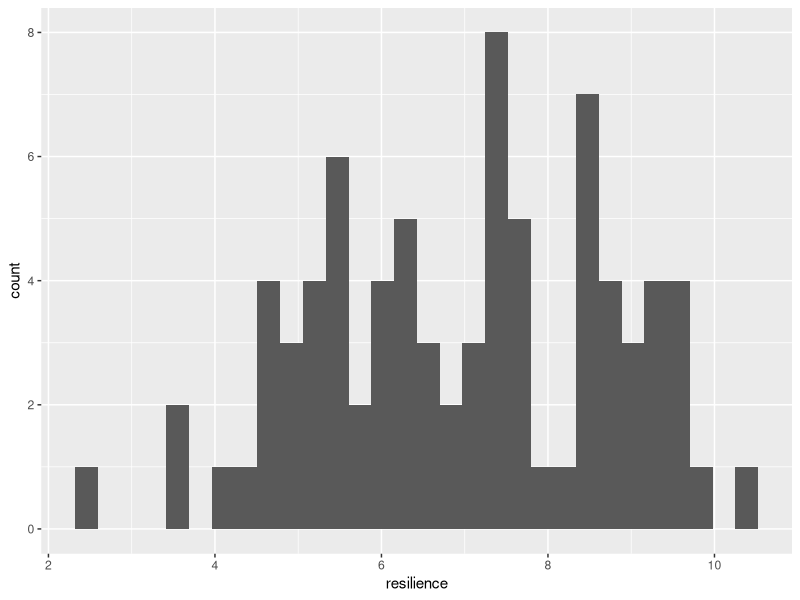
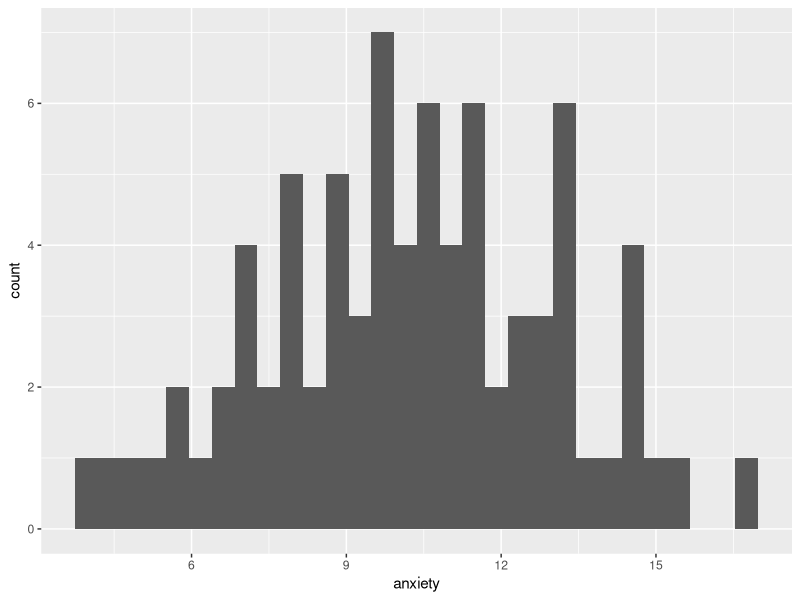
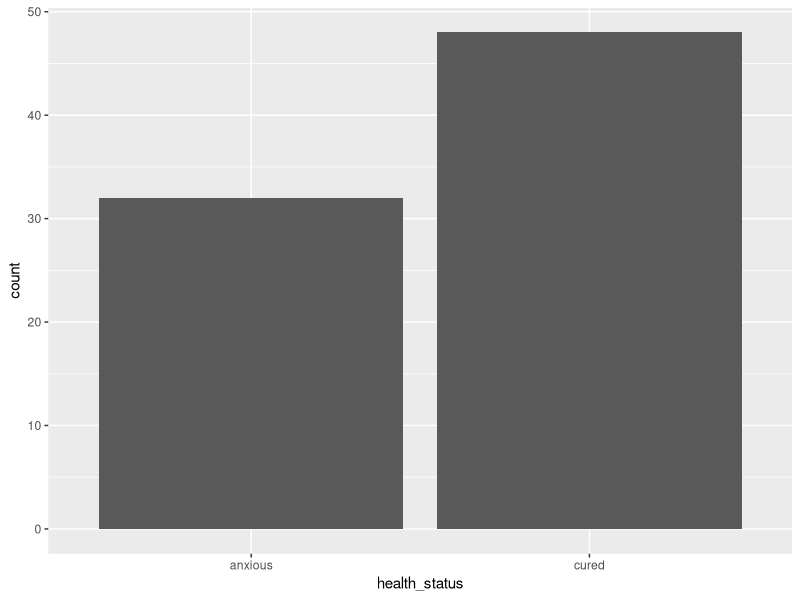
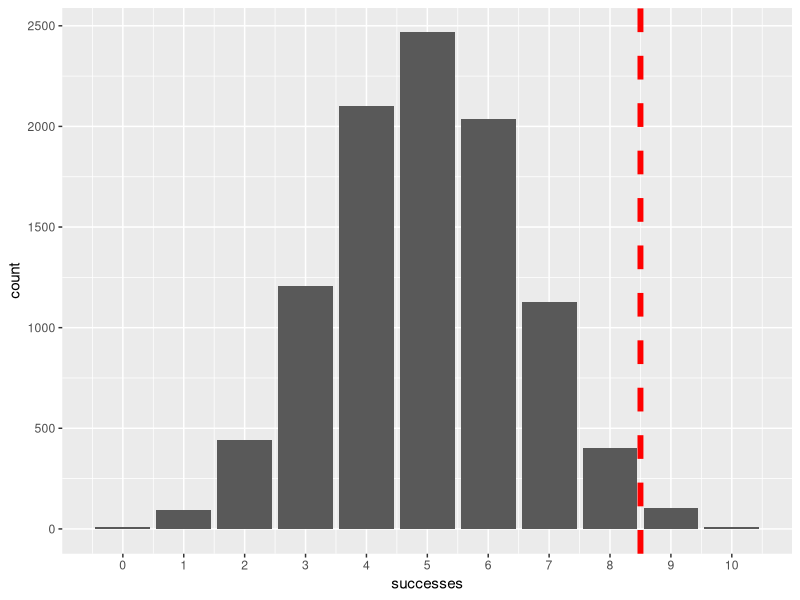
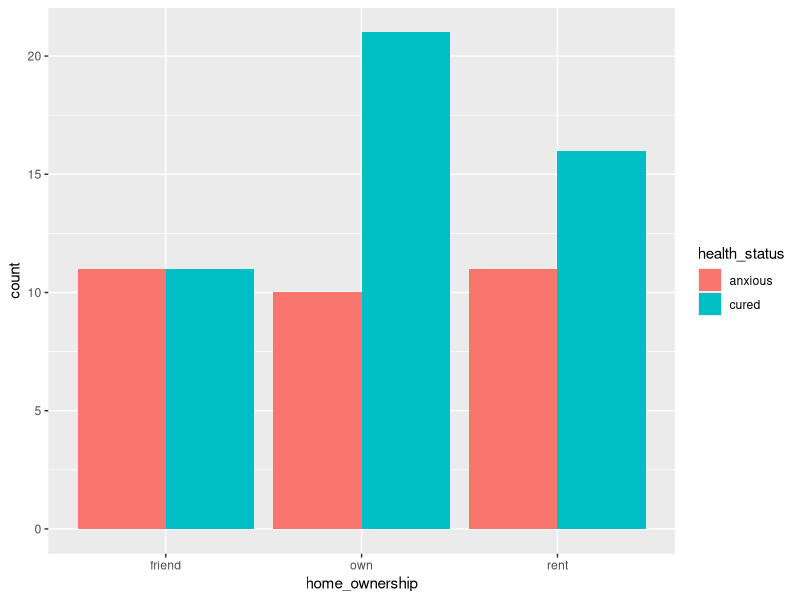
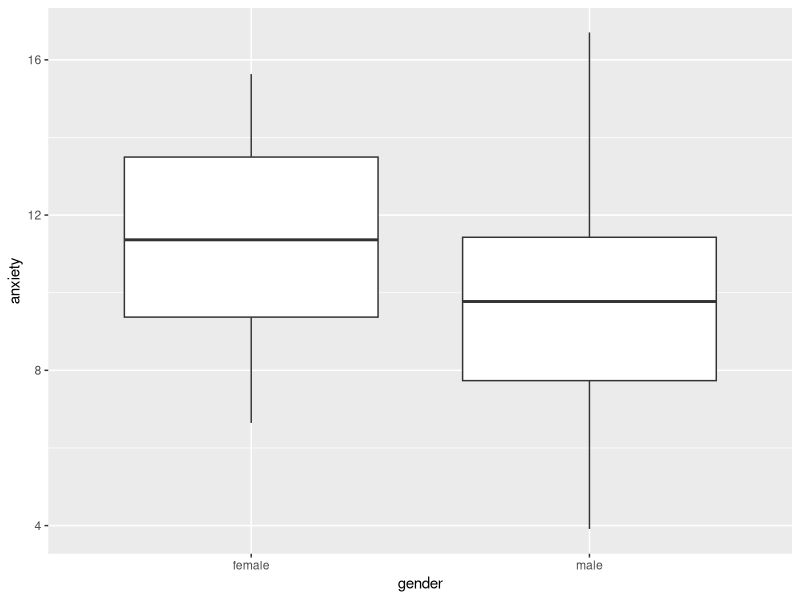
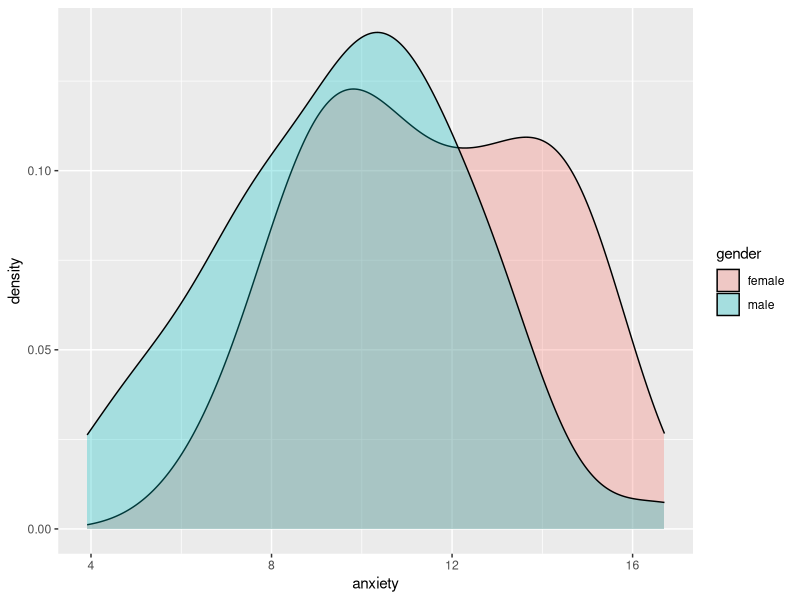
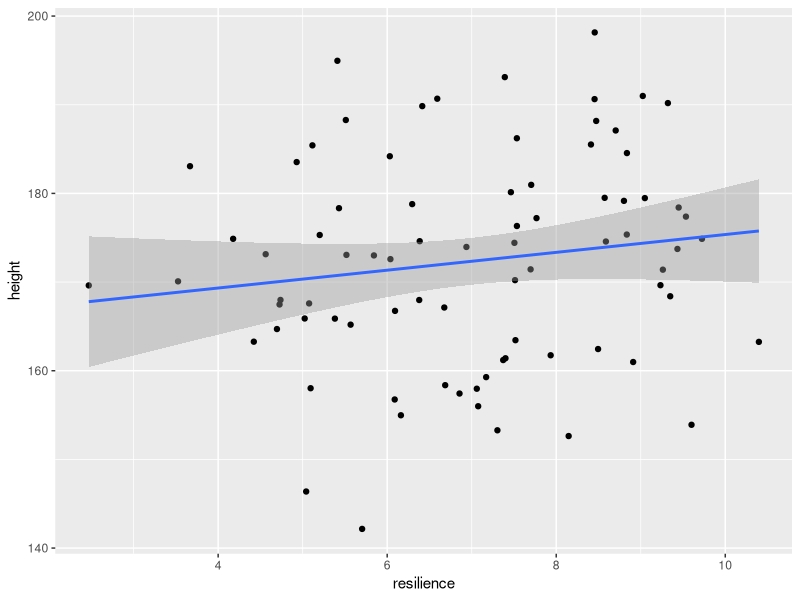

These charts were generated, in order, by the following R code:
# ---	
# title: "Seminar_5"	
# author: "Zoltan Kekecs"	
# date: "9 oktober 2019"	
# output: html_document	
# ---	


	


# # Ket valtozo kapcsolatanak vizsgalata, statisztikai inferencia	

# ## Az ora celja	

# Az ora celja hogy megismerkedjunk a statisztikai inferencia alapjaival ket valtozo kapcsolatanak elemzesen keresztul.	

# ## Package-ek betoltese	


if (!require("tidyverse")) install.packages("tidyverse")	
library(tidyverse) # for dplyr and ggplot2	


# ## Adatgeneralas az orahoz	

# Az alabbi kod adatokat general a szamunkra. Az adatgeneralashoz hasznlalt kod megertese ezen a szinten meg nem szukseges. 	


n_per_group = 40	
	
base_height_mean = 164	
base_height_sd = 10	
base_anxiety_mean = 18	
base_anxiety_sd = 2	
resilience_mean = 7	
resilience_sd = 2	
	
treatment_effect = - 3	
resilience_effect = - 0.8	
	
gender_bias = 0.7	
gender_effect = - 1	
gender_effect_on_height = 12	
	
	
treatment <- rep(c(1, 0), each = n_per_group)	
set.seed(1)	
	
gender_num <- rbinom(n = n_per_group * 2, size = 1, prob = 0.7)	
gender <- NA	
gender[gender_num == 0] = "female"	
gender[gender_num == 1] = "male"	
	
set.seed(2)	
home_ownership <- sample(c("own", "rent", "friend"), n_per_group * 2, replace = T)	
	
set.seed(3)	
resilience <- rnorm(mean = resilience_mean, sd = resilience_sd, n = n_per_group*2)	
	
set.seed(6)	
anxiety_base <- rnorm(mean = base_anxiety_mean, sd = base_anxiety_sd, n = n_per_group*2)	
anxiety <- anxiety_base + treatment * treatment_effect + resilience * resilience_effect + gender_num * gender_effect	
participant_ID <- paste0("ID_", 1:(n_per_group*2))	
	
set.seed(5)	
height_base <- rnorm(mean = base_height_mean, sd = base_height_sd, n = n_per_group*2)	
height <- height_base + gender_num * gender_effect_on_height	
	
	
group <- rep(NA, n_per_group*2)	
group[treatment == 0] = "control"	
group[treatment == 1] = "treatment"	
	
health_status <- rep(NA, n_per_group*2)	
health_status[anxiety < 11] = "cured"	
health_status[anxiety >= 11] = "anxious"	
	
data <- data.frame(participant_ID)	
data = cbind(data, gender, group, resilience, anxiety, health_status, home_ownership, height)	
data = as_tibble(data)	
	
data = data %>% 	
  mutate(gender = factor(gender))	
	
data = data %>% 	
  mutate(group = factor(group))	
	
data = data %>% 	
  mutate(health_status = factor(health_status))	
	
data = data %>% 	
  mutate(home_ownership = factor(home_ownership))	
	
data	
	
cor(height_base, resilience)	
	



# ## Adatellenorzes	

# Mint mindig, elemzes elott ellenorizzuk, hogy az adattal minden rendben van-e!	

# Lathatjuk, hogy 5 valtozo van az adattablaban. 	

# - participant_ID - reszvevo azonositoja	
# - gender - nem
# - group - csoporttagsag, ez egy faktor valtozo aminek ket szintje van: "treatment" (kezelt csoport), es "control" (kontrol csoport). A "treatment" csoport kapott kezelest, mig a "control" csoport nem kapott kezelest.	
# - resilience - reziliancia: a nehezsegekkel valo megkuzdes kepessege, ez egy szemlyes kepesseg, olyasmi mint a szemelyisegvonasok	
# - anxiety - szorongas szint	
# - health_status - a klinikai kriteriumok alapjan szorongonak vagy gyogyultnak tekintheto a szemely 	
# - home_ownership - lakhatasi helyzet: harom szintje van az alapjan hogy a szemely hol lakik: "friend" - baratnal vagy csaladnal lakik, "own" - sajat tulajdonu lakasban lakik, "rent" - berelt lakasban lakik, 
# - height - magassag


# Mondjuk hogy az adatok egy randomizalt kontrollalt klinikai kutatas eredmenyeibol szarmaznak, ahol a pszichoterapia hatekonysagat teszteltek. Olyan szemelyeket vontak be a kutatasba, akik egy hurrikan aldozatai voltak, es szorongassal kuszkodtek. A szemelyeknel felmertek a reziliancia szintjet, majd veletlenszeruen osztottak a szemelyeket egy kezelesi vagy egy kontrol csoportba. Ezt kovetoen a kezelesi csoport pszichoterapiat kapott 6 heten keresztul heti egyszer, mig a kontrol csoport nem kapott kezelest. A vizsgalat vegen megmertek a szemelyek szorongasszintjet, es a klinikai kriteriumok alapjan meghataroztak, hogy a szemely gyogyulnak, vagy szorongonak szamit-e.	




data	
	
data %>% 	
  summary()	
	
data %>% 	
  ggplot() +	
    aes(x = resilience) +	
    geom_histogram()	
	
data %>% 	
  ggplot() +	
    aes(x = anxiety) +	
    geom_histogram()	
	
data %>% 	
  ggplot() +	
    aes(x = health_status) +	
    geom_bar()	
	
set.seed(Sys.time())	


# ## Hipotezisek	

# Vizsgaljuk meg kutatasban szereplo valtozok osszefuggeset a hipotezisek menten.	

# Erre eloszor feltaro elemzest hasznalunk.	

# A kutatas hipotezise a kovetkezok voltak:	

# 1. Tobb a ferfi mint a no ebben a klinikai mintaban (**gender** vs. 50%).	
# 2. A pszichoterapiat kapo csoportban a terapia utan kevesebb lesz a klinikai kriteriumok alapjan szorongonak szamito szemely (**health_status** vs. **group**)	
# 3. A terapias csoportban alacsonyabb lesz a szorongas atlaga a kutatas vegere mint a kontrol csoportban (**anxiety** vs. **group**)	
# 4. A reziliancia es a kutatas vegen mert szorongasszint negativ osszefuggest fog mutatni (vagyis aki reziliensebb, annal alacsonyabb szorongasszintet fognak merni a kutatas vegen)  (**anxiety** vs. **resilience**)	


# ## Hipotezisteszteles	

# A statisztikai inferencia, es hipotezis teszteles soran az a celunk, hogy megallapitsuk, letezik-e egy bizonyos hatas vagy kapcsolat. De ezt a **null-hipotezis szignifikancia teszteles (NHST)** soran egy forditott logikaval tesszuk: azt allapitjuk meg, hogy mekkora a valoszinusege hogy az altalunk megfigyelt eredmenyt (vagy annal meg extremebb eredmenyt) kapjunk, amennyiben a null-hipotezis igaz.	

# Egy egyszeru pelda: az a sejtesem, hogy egy penzerme cinkelt, megpedig ugy hogy nagy valoszinuseggel fej legyen az eredmeny amikor feldobjuk. Ebben az esetben a null-hipotezisem az, hogy az erme nem cinkelt, vagyis ugyan akkora a valoszinusege fejet es irast kapni eredmenykent, ha feldobjuk.	

# - H1: cinkelt erme	
# - H0: nem cinkelt erme	

# Tegyuk fel hogy 10-szer feldobjuk az ermet, es 9-szer fejet dobunk. Mekkora a valoszinusege, hogy az erme cinkelt? Ezt nem tudjuk megmondani. Tobbek kozott azert sem mert nem tudjuk, mennyire lehet cinkelve. Viszont azt meg tudjuk mondani, hogy mekkora a valoszinusege, hogy ezt az eredmenyt kapnank, ha az erme **NINCS** cinkelve.	

# Annak a valoszinusege, hogy legalabb 9-szer (vagy tobbszor) fejet dobok 10 dobasbol egy nem cinkelt ermevel, p = 0.0107 (nagyjabol 1%). 	


	
probability_of_heads_if_H0_is_true <- 0.5	
	
heads <- 9	
total_flips <- 10	
probability_of_result = 1-pbinom(heads-1, total_flips, probability_of_heads_if_H0_is_true)	
	
probability_of_result	



# Ez a valoszinuseg maskepp leforditva azt jelenti, hogy ha ugyan ezt a kiserletet 100 szor megismetelnenk (mindegyikben 10 dobassal), akkor a 100 kiserletbol csak atlagosan 1-szer varnanak, hogy 9 vagy tobb fejet kapjunk. 	

# Ezt le is ellenorizhetjuk, ha randomizalunk mondjuk 10.000 hasonlo kiserletet az rbinom() funkcioval. Az abran lathato hogy csak a kiserletek igen kis szazalekaban kaptunk 9 vagy tobb "sikert". 	


successes = rbinom(n = 10000, size = 10, prob = 0.5)	
random_flips = data.frame(successes)	
	
library(ggplot2)	
	
ggplot(data = random_flips) +	
  aes(x = successes) +	
  geom_bar()+	
  scale_x_continuous(breaks = 0:10)+	
  geom_vline(xintercept = 8.5, col = "red", linetype = "dashed", size = 2)	
	
	


# Vagyis ez egy eleg meglepo (bar nem lehetetlen) eredmeny, ha az erme nem lenne cinkelve. Amikor NHST-t csinalunk, ez alapjan hozzuk meg a dontesunket arrol, hogy **elvetjuk-e** a null-hipotezist, vagy, kello bizonyitek hijan **megtartjuk** azt.	

# A pszichologiaban altalaban **p < 0.5** hatarerteket hasznalunk a donteshozasban, vagyis ha egy olyan meglepo eredmenyt figyelunk meg, aminek a valoszinusege kisebb mint 5% ha a null-hipotezis igaz, akkor elvetjuk a null-hipotezist. Vagyis a fenti eredmeny eseten elvethetnek a hull-hipotezist, mert a megfigyelt eredmeny vagy annal extremebb eredmeny valosinusege 1% (p = 0.01), ami kisebb mint 5% (p < 0.05).	


# ## Statisztikai tesztek	

# A megfigyeles valoszinuseget a null-hipotezis helyesseget feltetelezve altalaban egy statisztikai teszt mondja meg nekunk. Ezen az oran negy statisztikai tesztet fogunk megismerni.	

# - binomialis teszt	
# - khi-negyzet teszt	
# - korrelacios teszt	
# - t-teszt	

# ### binomialis teszt	

# A fenti hipotezist pl. tesztelhetjuk a **binomialis teszttel**, aminek R-ben binom.test() a funkcioja. Az x helyere a megfigyelt "celmegfigyelesek" vagy "sikerek" szamat (a mi esetunkben a fejek szamat), az n helyere az osszes megfigyeles szamat, a p helyere pedig a null-hipotezes helyesseget feltetelezve a "celmegfigyelesek" eleresenek valoszinuseget kell beirni. Ezt valoszinusegkent kell megadni, ami 0 es 1 kozotti szam (0 = 0% esely, 1 = 100% esely)	


	
binom.test(x = heads, n = total_flips, p = probability_of_heads_if_H0_is_true, alternative = "greater")	
	


# Ennek a tesztnek az eredmenye a kovetkezot mutat:	

# - p-value: p-ertek, annak a valoszinusege, hogy az altalunk megfigyelt, vagy extremebb eredmenyt kapunk, feltetelezve hogy a null-hipotezis helyes. Altalaban ha ez az ertek 0.05 alatti, akkor elvetjuk a null-hipotezist.	
# - alternative hypothesis: Itt irja le, hogy mi volt a H1, ami a mi esetunkben az volt, hogy a fej valoszinusege nagyobb mint 0.5 (50%). Ez egyben azt is jelenti, hogy a null-hipotezisunk az volt, hogy a fej valoszinusege 0.5 VAGY KISEBB.	
# - 95 percent confidence interval (vagy roviden 95% CI): a 95%-os konfidencia intervallum. Ez azt jelenti, hogy ha a kiserletet sokszor megismeteljuk es ugyan igy kiszamoljuk a konfidencia intervallumot minden kiserletnel, az igy kapott konfidencia intervallumok 95%-a tartalmazni fogja a valos hatasmeretet (ami a mi esetunkben a "siker" valoszinusege). Fontos, hogy nem tudjuk, hogy a mi kiserletunkban a konfidencia intervallum tartalmazza-e a valos hatasmeretet.	
# - sample estimates: A "siker" ("celmegfigyeles", a mi esetunkben a fej) valoszinusegenek becsult merteke a populacioban a megfigyelt valoszinuseg alapjan. Ez egy pontbecsles, ami mindig megegyezik a megfigyelt valoszinuseggel.	


# Arrol hogy az eredmenyt hogy irhatjuk le, lasd az orai anyag pdf valtozatat

# *________________________________*	

# *Gyakorlas*	

# Teszteld a hipotezist, hogy "Tobb a ferfi mint a no ebben a klinikai mintaban" (**gender** valtozo)	

# - Ezt ugyan ugy teheted meg, mint a fenti peldaban, hiszen a null-hipotezis az, hogy a ferfiak ("male") elvart valoszinusege 50% vagy kevesebb (p = 0.5). Szoval a ferfiak ekvivalensek a "fejekkel" a penzfeldobasos peldaban.	
# - Meg kell hataroznod a ferfiak szamat a mintaban, es a teljes mintaelemszamot, hogy ki todd tolteni a binom.test() fuggveny parametereit.	
# - Ez utan vegezd el a tesztet	
# - Es ird le a fentiek szerint az eredmenyeket.	


# *________________________________*	


# ## Ket kategorikus valtozo kapcsolata: Khi-negyzet proba (Chi-squared test)	

# A Khi-negyzet proba ket kategorikus valtozo kapcsolatat hivatott megvizsgalni.	

# Peldaul megvizsgalhatjuk, hogy van-e kapcsolat abban, hogy a szemelyek lakhatasi helyzete (**home_ownership**) es a kozott, hogy a kutatas vegen az egyes szemelyek meggyogyultak-e (**health_status**).	

# Eloszor feltaro elemzest vegzunk:	

# - tablazatot rajzolunk a ket valtozo kapcsolatarol	
# - abrat keszitunk (pl. geom_bar)	


	
table(data$home_ownership, data$health_status)	
	
data %>% 	
  ggplot() +	
    aes(x = home_ownership, fill = health_status) +	
    geom_bar(position = "dodge")	
	


# Ez utan elvegezzuk a Khi-negyzet probat. Ehhez eloszor keszitenunk kell egy tablazatot a ket valtozo kapcsolatarol, amit egy uj objektumban elmentunk.	

# A Khi-negyzet proba azt a null-hipotezist teszteli, hogy a csoportokban ugyan olyan a masik kategorikus valtozo eloszlasa (vagyis a mi esetunkben a null hipotezis hogy ugyan olyan aranyban gyogyulnak meg akik baratnal laknak, akiknak sajat lakasuk van, es akik berlik a lakast).	


	
ownership_health_status_table = table(data$home_ownership, data$health_status)	
ownership_health_status_table	
	
chisq.test(ownership_health_status_table)	
	


# Arrol hogy az eredmenyt hogy irhatjuk le, lasd az orai anyag pdf valtozatat




# *________________________________*	

# *Gyakorlas*	

# Teszteld a 2. hipotezist, hogy "A pszichoterapiat kapo csoportban a terapia utan kevesebb lesz a klinikai kriteriumok alapjan szorongonak szamito szemely" (**health_status** vs. **group**)	

# - Ezt ugyan ugy teheted meg, mint a fenti peldaban, hiszen a null-hipotezis az, hogy nincs kulonbseg a csoporttagsag szerint (treatment vs. control) abban hogy milyen aranyban gyogyultak meg a kutatas vegere.	
# - Eloszor vegezzunk egy feltaro elemzest egy tablazattal a ket valtozo kapcsolatarol a table() funkcioval es egy abraval (mondjuk geom_bar() hasznalataval) 	
# - A tablazatot mentsd el egy uj objektumba	
# - Ez utan vegezd el a tesztet, chisq.test()	
# - Es ird le a fentiek szerint az eredmenyeket.	


# *________________________________*	


# ## Egy numerikus valtozo atlaganak kolunbsege csoportok kozott: anova es t-teszt	

# Tesztelhetjuk peldaul, hogy van-e kulonbseg a nemek kozott (**gender**) a kutatas vegen mert szorongas szintjeben (**anxiety**).	

# Eloszor szokas szerint feltaro elemzest vegzunk atlagok csoportonkenti osszehasonlitasaval es abraval. Erre pl. remek a geom_boxplot() es a geom_density()	


	
summary = data %>% 	
  group_by(gender) %>% 	
    summarize(mean = mean(anxiety), sd = sd(anxiety))	
summary	
	
data %>% 	
  ggplot() +	
    aes(x = gender, y = anxiety) +	
    geom_boxplot()	
	
data %>% 	
  ggplot() +	
    aes(x = anxiety, fill = gender) +	
    geom_density(alpha = 0.3)	
	
	


# Lathatjuk a feltaro elemzes alapjan, hogy a nok szorongasszintje nagyobb valamivel mint a ferfiake atlagosan. Most nezzuk meg, ez a kulonbseg statisztikailag szignifikans-e.	

# Arra, hogy meghatarozzuk van-e kulonbseg ket csoport kozott valamilyen numerikus valtozo atlagaban, hasznalhatjuk a t-tesztet, t.test().	


	
t_test_results = t.test(anxiety ~ gender, data = data)	
t_test_results	
	
mean_dif = summary %>% 	
    summarize(mean_dif = mean[1] - mean[2])	
mean_dif	
	


# Arrol hogy az eredmenyt hogy irhatjuk le, lasd az orai anyag pdf valtozatat

# Ha egy kategorikus valtozon belul tobb csoportunk is van, hasznalhatjuk az egyszempontos ANOVA-t (one-way ANOVA) az aov() funkcioval a t.test() helyett. A formula amit be kell irni ugyan ugy nez ki, mint a t-teszt eseten.	

# Mondjuk alabb azt teszteljuk hogy van-e kulonbseg a lakhatasi helyzet csoportjai kozott a szorongasszintben. Itt valojaban azt teszteljuk, hogy paronkent akarmelyik csoport kozott van-e szignifikans kulonsbeg.	


	
ANOVA_result = aov(anxiety ~ home_ownership, data = data)	
summary(ANOVA_result)	
	


# Arrol hogy az eredmenyt hogy irhatjuk le, lasd az orai anyag pdf valtozatat

# Alabb lathato, hogyan produkalnank a megfelelo tablazatot a szorongas atlagaval home_ownership csoportok szerint.	


	
summary_home_ownership_vs_anxiety = data %>% 	
  group_by(home_ownership) %>% 	
    summarize(mean = mean(anxiety), sd = sd(anxiety))	
summary_home_ownership_vs_anxiety	


# ### Egyoldalu vs. ketoldalu tesztek	

# Fontos, hogy ha van elozetes elkepzelesunk a hipotezisalkotaskor arrol, hogy milyen iranyu lesz a hatas, akkor egy-oldalu (one-sided) tesztet kell hasznalnunk az alapertelmezett ket-oldalu teszt helyett.	

# Peldaul tegyuk fel hogy amikor a hipotezisunket meghataroztuk (idealis esetben ez meg az adatgyujtes elott megtortenik), ugy gondoltuk, hogy a noknek magasabb lesz a szorongasszintjuk, mint a ferfiaknak. Ezt az alternative = "greater" parameterrel hatarozhatjuk meg.	

# Ha osszehasonlitjuk ezt az eredmenyt a korabbi t-teszt eredmenyevel, eszrevehetjuk hogy minden szam valtozatlan maradt, kiveve a p-erteket, ami pontosan felere csokkent, es a 95%-os konfidencia intervallumot, aminek a felso hatara most egy vegtelen nagy szam (inf).	

# A p-ertek azert felezodott meg, mert azzal, hogy meghataroztuk, melyik iranyban fog a ket csoport kulonbozni egymastol fele akkora lett az eselye hogy a most megfigyelt, vagy annal nagyobb kulonbseget kapunk a null-hipotezis helyesseget feltetelezve. Vagyis amikor tudjuk, milyen iranyu hatast varunk el, mindig erdemes egy-oldalu tesztet alkalmazni, mert ezzel no a statisztikai eronk.	

# Az egyoldalu tesztek eseten amikor az a hipotezisunk, hogy a referencia-csoport atlaga magasabb lesz, (alternative = "greater"), akkor a konfidencia intervallumnak csak az also hatarat szamoljuk ki. Ezert irja a teszt eredmenye hogy a 95% CI 1.11, Inf, vagyis felfele a vegtelesegig tart a konfidencia intervallum.	


	
t_test_results_one_sided = t.test(anxiety ~ gender, data = data, alternative = "greater")	
t_test_results_one_sided	
	


# Arrol hogy az eredmenyt hogy irhatjuk le, lasd az orai anyag pdf valtozatat


# Nezzuk meg, mi tortenne, ha azt tippeltuk volna a hipotezisalkotaskor, hogy a noknek alacosnyabb lesz a szorongasszintjuk. Ezt ugy hatarozhatjuk meg, hogy a t.test() funkcioban alternative = "less" parametert allitunk be.	

# A p-ertek itt majdnem eleri az 1-et, vagyis nagyon nagy a valoszinusege, hogy a null-hipotezis helyesseget feltetelezve ilyen, vagy ennel extremebb kulonbseget figyelunk meg. Nem is csoda, hiszen a null hipotezisunk itt az hogy a nok szorongasanak atlaga nem fog kulonbozni, vagy nagyobb lesz mint a ferfiake, es azt tapasztaltuk, hogy valoban nagyobb volt, vagyis a megfigyeles egyaltalan nem segit abban, hogy elutasitsuk a null-hipotezist. 	



	
t_test_results_one_sided = t.test(anxiety ~ gender, data = data, alternative = "less")	
t_test_results_one_sided	
	


# Azt is erdemes megjegyezni, hogy a "greater" es a "less" minding a kategorikus valtozo referencia-szintjere vonatkozik. Ha ezt nem allitottuk be maskepp, pl. a factor (levels = ) funkcioval, akkor a referencia-szint az ABC sorrendben elorebb levo szint lesz. A fenti esetben a ket szint a "female" es a "male", amik kozul a "female" jon elobb ABC sorrendben. Ha azt tippeltuk volna, hogy az lenne a hipotezisunk, hogy a ferfiak ("male") szorongasszintje lesz magasabb, akkor alternative = "less"-t kellene beallitanunk, mert ezzel egyben azt tippeljuk, hogy a referenciaszint ("felame") atalaga lesz az alacsonyabb. Vagy at kellene allitani a referenciaszintet. 	



# *________________________________*	

# *Gyakorlas*	

# Teszteld a 3. hipotezist, hogy "A terapias csoportban alacsonyabb lesz a szorongas atlaga a kutatas vegere mint a kontrol csoportban" (**anxiety** vs. **group**)	

# - Eloszor vegezzunk egy feltaro elemzest egy tablazattal a ket valtozo kapcsolatarol a summarize(mean(), sd()) funkciokkal, es keszitsunk abrat, mondjuk geom_boxplot() segitsegevel.	
# - egy- vagy ketoldalu tesztet kell alkalmaznunk? (gondolj arra, hogy a hipotezisunkben megjosoljuk-e a hatas vagy kulonbseg iranyat vagy sem)	
# - Mi a null-hipotezis ebben az esetben?	
# - Melyik tesztet erdemes hasznalni, az egyvaltozos ANOVA-t, vagy a t-tesztet? (gondolj arra, hogy hany csoport (szint) van a kategorikus valtozon belul)	
# - Ez utan vegezd el a tesztet	
# - Es ird le a fentiek szerint az eredmenyeket.	


# *________________________________*	

# ## Ket numerikus valtozo kozotti kapcsolat, korrelacio, cor.test()	

# Vizsgaljuk meg, van-e egyuttjaras a reziliencia (**resilience**) es a magassag (**height**) kozott.	

# Eloszor vegezzunk feltaro elemzest a korrelacios egyutthato kiszamitasaval, es egy pontdiagrammal. Hasznaljunk geom_point() es geom_smooth() geomokat egyszerre, es hasznaljuk az "lm" modszert a trendvonal megrajzolasara.	


	
data %>% 	
  select(resilience, height) %>% 	
    cor()	
	
data %>% 	
  ggplot() +	
    aes(x = resilience, y = height) +	
      geom_point() +	
      geom_smooth(method = "lm")	
	


# A ket valtozo fuggetlennek tunik egymastol a feltaro elemzes alapjan, de elkepzelheto, hogy a hatas, barmilyen kicsit is, megis statisztikailag szignifikans, szoval vegezzuk el a statisztikai tesztet is.	

# Ezt a pearson korrelacios teszt segitsegevel tehetjuk meg, cor.test() a kovetkezo keppen:	


	
correlation_result = cor.test(resilience, height, data = data)	
correlation_result	
	


# Arrol hogy az eredmenyt hogy irhatjuk le, lasd az orai anyag pdf valtozatat

# Hasonloan a t-teszthez, a korrelacios teszt eseteben is erdemes egyoldalu tesztet hasznalni amikor a hipotezisunk megmondja a kapcsolat iranyat is, nem csak azt, hogy van kapcsolat a ket valtozo kozott.	

# Peldaul feltetelezzuk, hogy a ket valtozo kozotti kapcsolat pozitiv lesz. Vagyis egy ember minel magasabb, annal magasabb a rezilienciaja. Ezt ugy adhatjuk meg a statisztikai teszt specifikaciojakor, hogy a formulahoz hozzatesszuk az alternative = "greater" parametert. Ha az eredmenyt osszehasonlitjuk az elozo korrelacios teszt eredmenyevel, lathatjuk, hogy a p-ertek is megvalozott. A konfidencia intervallumnak itt is csak az also hatara erdekes, a felso hatara a leeheto legmagasabb erteket veszi fel ilyenkor, ami a korrelacional 1.	


	
correlation_result_greater = cor.test(resilience, height, data = data, alternative = "greater")	
correlation_result_greater	
	




# *________________________________*	

# *Gyakorlas*	

# Teszteld a 4. hipotezist, hogy "A reziliancia es a kutatas vegen mert szorongasszint negativ osszefuggest fog mutatni (vagyis aki reziliensebb, annal alacsonyabb szorongasszintet fognak merni a kutatas vegen)" (**anxiety** vs. **resilience**)	

# - Eloszor vegezzunk egy feltaro elemzest a korrelacios egyutthato meghatarozasaval es egy pontdiagrammal a ket valtozo kapcsolatarol.	
# - egy- vagy ketoldalu tesztet kell alkalmaznunk? (gondolj arra, hogy a hipotezisunkben megjosoljuk-e a hatas vagy kulonbseg iranyat vagy sem)	
# - Mi a null-hipotezis ebben az esetben?	
# - Ez utan vegezd el a tesztet	
# - Es ird le a fentiek szerint az eredmenyeket.	


# *________________________________*	


# ### A statisztikai tesztek eredmenyenek kozleserol altalaban	

# A statisztikai tesztek eredmenyenek kozlese soran a kovetkezo informaciokat szoktuk megadni altalanossagban. Ez tesztrol tesztre valtozhat, de az alabbiak kozul minel tobb informaciot megadnunk, annal jobb.	

# - az eredmeny szoveges leirasa	
# - teszt-statisztika	
# - szabadsagfok (ez egyszeru teszteknel altalaban az elemszammal is megadhato)	
# - p-ertek	
# - hatas merteke (parameterbecsles)	
# - hatasmertek 95%-os konfidencia intervalluma	
